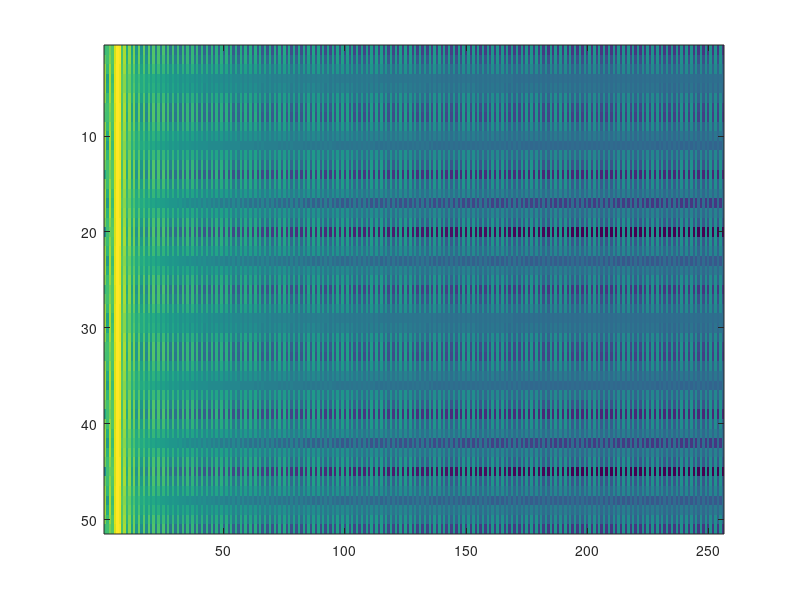

Reproduce this figure in MATLAB. (Note: this script raises an error after producing the figure.)
clc;
clear;
close all;

%% Part02

%Define X(t)
fs=1e3;
ts=1/fs;
t=0:ts:10;

if 0<t<2.5
    x=cos(2*pi*10*t);
end

if 2.5<t<5
    x=cos(2*pi*10*t);
end

if 5<t<7.5
    x=cos(2*pi*10*t);
end

if 7.5<t<10
    x=cos(2*pi*10*t);
end

L=256;                      %Length of windows
R=round((1-0.25)*L);        %Overlap=25%

k=0;                        %Number of windows

while (k*R<(length(x)-L))
    
    for j=1:L
        frame(k+1,j)=x((k*R)+j);
    end
    k=k+1;
end

for i=1:size(frame,1)
    F(i,:)=abs(fft(frame(i,:),2*L));
end

figure(4)
imagesc(log10(F(:,1:256)));

figure(5)
spectrogram(x);




